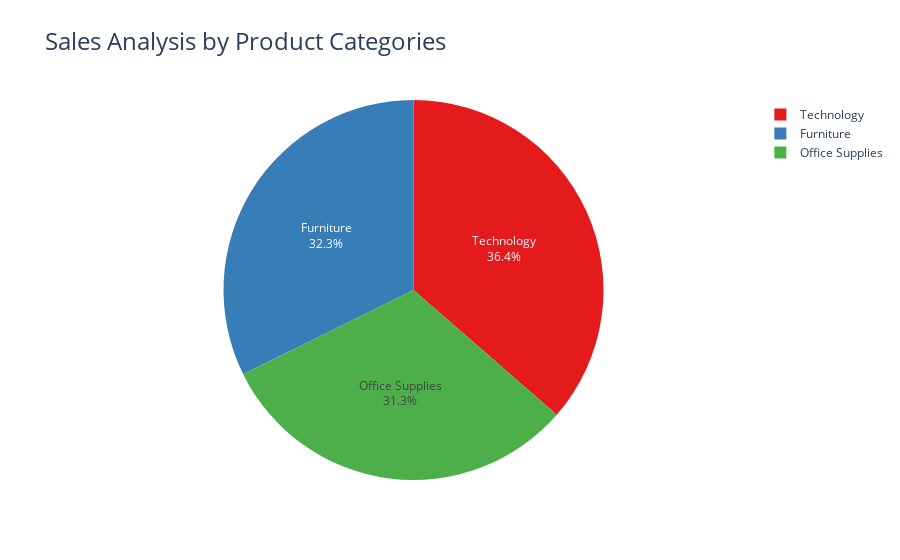

This figure's notebook cell:
### Markdown cell above
**<b>Pie Chart</b> to visualize sale by product categories*

### Code cell
import plotly.express as px

# Create a pie chart to analyze sales by product categories
fig = px.pie(
    product_category_sales,  # Data source containing product categories and sales
    names="Category",  # Column for category labels in the pie chart
    values="Sales",  # Column for corresponding sales values
    # hole=0.5,  # Uncomment this line to convert the pie chart into a donut chart
    color_discrete_sequence=px.colors.qualitative.Set1,  # Custom color scheme for categories
    title="Sales Analysis by Product Categories",  # Title of the pie chart
)

# Update traces to display both percentage and category label inside the chart
fig.update_traces(textinfo="percent+label")

# Update the layout to adjust the title font size
fig.update_layout(
    title_font=dict(size=24)  # Set the title font size to 24 for better readability
)

# Display the pie chart
fig.show()

### Figure 1 — Plotly figure (JSON) as saved in the notebook; plotly's stock layout.template omitted (floating-point values rounded to 4 significant figures)
{"data": [{"domain": {"x": [0, 1], "y": [0, 1]}, "hovertemplate": "Category=%{label}<br>Sales=%{value}<extra></extra>", "labels": ["Furniture", "Office Supplies", "Technology"], "legendgroup": "", "name": "", "showlegend": true, "textinfo": "percent+label", "type": "pie", "values": [742000.0, 719000.0, 836200.0]}], "layout": {"legend": {"tracegroupgap": 0}, "piecolorway": ["rgb(228,26,28)", "rgb(55,126,184)", "rgb(77,175,74)", "rgb(152,78,163)", "rgb(255,127,0)", "rgb(255,255,51)", "rgb(166,86,40)", "rgb(247,129,191)", "rgb(153,153,153)"], "title": {"font": {"size": 24}, "text": "Sales Analysis by Product Categories"}}}
